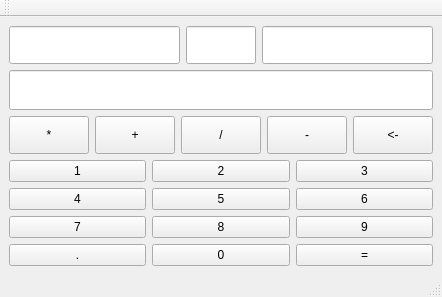
<?xml version="1.0" encoding="UTF-8"?>
<ui version="4.0">
 <class>MainWindow</class>
 <widget class="QMainWindow" name="MainWindow">
  <property name="geometry">
   <rect>
    <x>0</x>
    <y>0</y>
    <width>421</width>
    <height>297</height>
   </rect>
  </property>
  <property name="cursor">
   <cursorShape>ArrowCursor</cursorShape>
  </property>
  <property name="contextMenuPolicy">
   <enum>Qt::DefaultContextMenu</enum>
  </property>
  <property name="windowTitle">
   <string>MainWindow</string>
  </property>
  <widget class="QWidget" name="centralwidget">
   <layout class="QGridLayout" name="gridLayout_2">
    <item row="0" column="0">
     <layout class="QVBoxLayout" name="verticalLayout">
      <item>
       <layout class="QHBoxLayout" name="horizontalLayout_2">
        <property name="sizeConstraint">
         <enum>QLayout::SetDefaultConstraint</enum>
        </property>
        <item>
         <widget class="QLineEdit" name="num1">
          <property name="sizePolicy">
           <sizepolicy hsizetype="Expanding" vsizetype="MinimumExpanding">
            <horstretch>0</horstretch>
            <verstretch>0</verstretch>
           </sizepolicy>
          </property>
          <property name="minimumSize">
           <size>
            <width>0</width>
            <height>30</height>
           </size>
          </property>
          <property name="maximumSize">
           <size>
            <width>16777215</width>
            <height>100</height>
           </size>
          </property>
          <property name="readOnly">
           <bool>true</bool>
          </property>
         </widget>
        </item>
        <item>
         <widget class="QLineEdit" name="lineEdit">
          <property name="sizePolicy">
           <sizepolicy hsizetype="Expanding" vsizetype="Fixed">
            <horstretch>0</horstretch>
            <verstretch>0</verstretch>
           </sizepolicy>
          </property>
          <property name="minimumSize">
           <size>
            <width>55</width>
            <height>30</height>
           </size>
          </property>
          <property name="maximumSize">
           <size>
            <width>70</width>
            <height>100</height>
           </size>
          </property>
         </widget>
        </item>
        <item>
         <widget class="QLineEdit" name="num2">
          <property name="sizePolicy">
           <sizepolicy hsizetype="Expanding" vsizetype="MinimumExpanding">
            <horstretch>0</horstretch>
            <verstretch>0</verstretch>
           </sizepolicy>
          </property>
          <property name="minimumSize">
           <size>
            <width>0</width>
            <height>30</height>
           </size>
          </property>
          <property name="maximumSize">
           <size>
            <width>16777215</width>
            <height>100</height>
           </size>
          </property>
          <property name="layoutDirection">
           <enum>Qt::LeftToRight</enum>
          </property>
          <property name="autoFillBackground">
           <bool>false</bool>
          </property>
          <property name="readOnly">
           <bool>true</bool>
          </property>
         </widget>
        </item>
       </layout>
      </item>
      <item>
       <widget class="QLineEdit" name="lineEdit_3">
        <property name="sizePolicy">
         <sizepolicy hsizetype="Expanding" vsizetype="Expanding">
          <horstretch>0</horstretch>
          <verstretch>0</verstretch>
         </sizepolicy>
        </property>
        <property name="minimumSize">
         <size>
          <width>0</width>
          <height>40</height>
         </size>
        </property>
        <property name="maximumSize">
         <size>
          <width>16777215</width>
          <height>55</height>
         </size>
        </property>
       </widget>
      </item>
      <item>
       <layout class="QHBoxLayout" name="horizontalLayout_3">
        <item>
         <widget class="QPushButton" name="multiplication">
          <property name="sizePolicy">
           <sizepolicy hsizetype="Minimum" vsizetype="Expanding">
            <horstretch>0</horstretch>
            <verstretch>0</verstretch>
           </sizepolicy>
          </property>
          <property name="minimumSize">
           <size>
            <width>0</width>
            <height>20</height>
           </size>
          </property>
          <property name="maximumSize">
           <size>
            <width>16777215</width>
            <height>80</height>
           </size>
          </property>
          <property name="text">
           <string>*</string>
          </property>
         </widget>
        </item>
        <item>
         <widget class="QPushButton" name="addition">
          <property name="sizePolicy">
           <sizepolicy hsizetype="Minimum" vsizetype="Expanding">
            <horstretch>0</horstretch>
            <verstretch>0</verstretch>
           </sizepolicy>
          </property>
          <property name="minimumSize">
           <size>
            <width>0</width>
            <height>20</height>
           </size>
          </property>
          <property name="maximumSize">
           <size>
            <width>16777215</width>
            <height>80</height>
           </size>
          </property>
          <property name="text">
           <string>+</string>
          </property>
         </widget>
        </item>
        <item>
         <widget class="QPushButton" name="division">
          <property name="sizePolicy">
           <sizepolicy hsizetype="Minimum" vsizetype="Expanding">
            <horstretch>0</horstretch>
            <verstretch>0</verstretch>
           </sizepolicy>
          </property>
          <property name="minimumSize">
           <size>
            <width>0</width>
            <height>20</height>
           </size>
          </property>
          <property name="maximumSize">
           <size>
            <width>16777215</width>
            <height>80</height>
           </size>
          </property>
          <property name="text">
           <string>/</string>
          </property>
         </widget>
        </item>
        <item>
         <widget class="QPushButton" name="difference">
          <property name="sizePolicy">
           <sizepolicy hsizetype="Minimum" vsizetype="Minimum">
            <horstretch>0</horstretch>
            <verstretch>0</verstretch>
           </sizepolicy>
          </property>
          <property name="minimumSize">
           <size>
            <width>0</width>
            <height>20</height>
           </size>
          </property>
          <property name="maximumSize">
           <size>
            <width>16777215</width>
            <height>80</height>
           </size>
          </property>
          <property name="text">
           <string>-</string>
          </property>
         </widget>
        </item>
        <item>
         <widget class="QPushButton" name="erasing">
          <property name="sizePolicy">
           <sizepolicy hsizetype="Minimum" vsizetype="Expanding">
            <horstretch>0</horstretch>
            <verstretch>0</verstretch>
           </sizepolicy>
          </property>
          <property name="minimumSize">
           <size>
            <width>0</width>
            <height>20</height>
           </size>
          </property>
          <property name="maximumSize">
           <size>
            <width>16777215</width>
            <height>80</height>
           </size>
          </property>
          <property name="text">
           <string>&lt;-</string>
          </property>
          <property name="icon">
           <iconset theme="accessories-text-editor">
            <normaloff>.</normaloff>.</iconset>
          </property>
         </widget>
        </item>
       </layout>
      </item>
      <item>
       <layout class="QGridLayout" name="gridLayout">
        <item row="0" column="2">
         <widget class="QPushButton" name="three">
          <property name="sizePolicy">
           <sizepolicy hsizetype="Expanding" vsizetype="Expanding">
            <horstretch>0</horstretch>
            <verstretch>0</verstretch>
           </sizepolicy>
          </property>
          <property name="text">
           <string>3</string>
          </property>
         </widget>
        </item>
        <item row="0" column="1">
         <widget class="QPushButton" name="two">
          <property name="sizePolicy">
           <sizepolicy hsizetype="Expanding" vsizetype="Expanding">
            <horstretch>0</horstretch>
            <verstretch>0</verstretch>
           </sizepolicy>
          </property>
          <property name="text">
           <string>2</string>
          </property>
         </widget>
        </item>
        <item row="2" column="0">
         <widget class="QPushButton" name="seven">
          <property name="sizePolicy">
           <sizepolicy hsizetype="Expanding" vsizetype="Expanding">
            <horstretch>0</horstretch>
            <verstretch>0</verstretch>
           </sizepolicy>
          </property>
          <property name="text">
           <string>7</string>
          </property>
         </widget>
        </item>
        <item row="1" column="0">
         <widget class="QPushButton" name="four">
          <property name="sizePolicy">
           <sizepolicy hsizetype="Expanding" vsizetype="Expanding">
            <horstretch>0</horstretch>
            <verstretch>0</verstretch>
           </sizepolicy>
          </property>
          <property name="text">
           <string>4</string>
          </property>
         </widget>
        </item>
        <item row="0" column="0">
         <widget class="QPushButton" name="one">
          <property name="sizePolicy">
           <sizepolicy hsizetype="Expanding" vsizetype="Expanding">
            <horstretch>0</horstretch>
            <verstretch>0</verstretch>
           </sizepolicy>
          </property>
          <property name="text">
           <string>1</string>
          </property>
         </widget>
        </item>
        <item row="3" column="0">
         <widget class="QPushButton" name="point">
          <property name="sizePolicy">
           <sizepolicy hsizetype="Expanding" vsizetype="Expanding">
            <horstretch>0</horstretch>
            <verstretch>0</verstretch>
           </sizepolicy>
          </property>
          <property name="text">
           <string>.</string>
          </property>
         </widget>
        </item>
        <item row="1" column="1">
         <widget class="QPushButton" name="five">
          <property name="sizePolicy">
           <sizepolicy hsizetype="Expanding" vsizetype="Expanding">
            <horstretch>0</horstretch>
            <verstretch>0</verstretch>
           </sizepolicy>
          </property>
          <property name="text">
           <string>5</string>
          </property>
         </widget>
        </item>
        <item row="1" column="2">
         <widget class="QPushButton" name="six">
          <property name="sizePolicy">
           <sizepolicy hsizetype="Expanding" vsizetype="Expanding">
            <horstretch>0</horstretch>
            <verstretch>0</verstretch>
           </sizepolicy>
          </property>
          <property name="text">
           <string>6</string>
          </property>
         </widget>
        </item>
        <item row="2" column="1">
         <widget class="QPushButton" name="eight">
          <property name="sizePolicy">
           <sizepolicy hsizetype="Expanding" vsizetype="Expanding">
            <horstretch>0</horstretch>
            <verstretch>0</verstretch>
           </sizepolicy>
          </property>
          <property name="text">
           <string>8</string>
          </property>
         </widget>
        </item>
        <item row="2" column="2">
         <widget class="QPushButton" name="nine">
          <property name="sizePolicy">
           <sizepolicy hsizetype="Expanding" vsizetype="Expanding">
            <horstretch>0</horstretch>
            <verstretch>0</verstretch>
           </sizepolicy>
          </property>
          <property name="text">
           <string>9</string>
          </property>
         </widget>
        </item>
        <item row="3" column="1">
         <widget class="QPushButton" name="zero">
          <property name="sizePolicy">
           <sizepolicy hsizetype="Expanding" vsizetype="Expanding">
            <horstretch>0</horstretch>
            <verstretch>0</verstretch>
           </sizepolicy>
          </property>
          <property name="text">
           <string>0</string>
          </property>
         </widget>
        </item>
        <item row="3" column="2">
         <widget class="QPushButton" name="equal">
          <property name="sizePolicy">
           <sizepolicy hsizetype="Expanding" vsizetype="Expanding">
            <horstretch>0</horstretch>
            <verstretch>0</verstretch>
           </sizepolicy>
          </property>
          <property name="text">
           <string>=</string>
          </property>
         </widget>
        </item>
       </layout>
      </item>
     </layout>
    </item>
   </layout>
  </widget>
  <widget class="QMenuBar" name="menubar">
   <property name="geometry">
    <rect>
     <x>0</x>
     <y>0</y>
     <width>421</width>
     <height>21</height>
    </rect>
   </property>
  </widget>
  <widget class="QStatusBar" name="statusbar"/>
  <widget class="QToolBar" name="toolBar">
   <property name="windowTitle">
    <string>toolBar</string>
   </property>
   <attribute name="toolBarArea">
    <enum>TopToolBarArea</enum>
   </attribute>
   <attribute name="toolBarBreak">
    <bool>false</bool>
   </attribute>
  </widget>
 </widget>
 <resources/>
 <connections>
  <connection>
   <sender>multiplication</sender>
   <signal>clicked()</signal>
   <receiver>MainWindow</receiver>
   <slot>addMultiple()</slot>
   <hints>
    <hint type="sourcelabel">
     <x>54</x>
     <y>282</y>
    </hint>
    <hint type="destinationlabel">
     <x>205</x>
     <y>472</y>
    </hint>
   </hints>
  </connection>
  <connection>
   <sender>addition</sender>
   <signal>clicked()</signal>
   <receiver>MainWindow</receiver>
   <slot>addAdd()</slot>
   <hints>
    <hint type="sourcelabel">
     <x>166</x>
     <y>310</y>
    </hint>
    <hint type="destinationlabel">
     <x>296</x>
     <y>472</y>
    </hint>
   </hints>
  </connection>
  <connection>
   <sender>division</sender>
   <signal>clicked()</signal>
   <receiver>MainWindow</receiver>
   <slot>addDiv()</slot>
   <hints>
    <hint type="sourcelabel">
     <x>247</x>
     <y>310</y>
    </hint>
    <hint type="destinationlabel">
     <x>142</x>
     <y>472</y>
    </hint>
   </hints>
  </connection>
  <connection>
   <sender>difference</sender>
   <signal>clicked()</signal>
   <receiver>MainWindow</receiver>
   <slot>addDiff()</slot>
   <hints>
    <hint type="sourcelabel">
     <x>328</x>
     <y>310</y>
    </hint>
    <hint type="destinationlabel">
     <x>85</x>
     <y>472</y>
    </hint>
   </hints>
  </connection>
  <connection>
   <sender>erasing</sender>
   <signal>clicked()</signal>
   <receiver>MainWindow</receiver>
   <slot>eraseLastNum()</slot>
   <hints>
    <hint type="sourcelabel">
     <x>409</x>
     <y>310</y>
    </hint>
    <hint type="destinationlabel">
     <x>420</x>
     <y>472</y>
    </hint>
   </hints>
  </connection>
  <connection>
   <sender>one</sender>
   <signal>clicked()</signal>
   <receiver>MainWindow</receiver>
   <slot>add1()</slot>
   <hints>
    <hint type="sourcelabel">
     <x>99</x>
     <y>354</y>
    </hint>
    <hint type="destinationlabel">
     <x>136</x>
     <y>145</y>
    </hint>
   </hints>
  </connection>
  <connection>
   <sender>two</sender>
   <signal>clicked()</signal>
   <receiver>MainWindow</receiver>
   <slot>add2()</slot>
   <hints>
    <hint type="sourcelabel">
     <x>274</x>
     <y>354</y>
    </hint>
    <hint type="destinationlabel">
     <x>269</x>
     <y>143</y>
    </hint>
   </hints>
  </connection>
  <connection>
   <sender>three</sender>
   <signal>clicked()</signal>
   <receiver>MainWindow</receiver>
   <slot>add3()</slot>
   <hints>
    <hint type="sourcelabel">
     <x>409</x>
     <y>354</y>
    </hint>
    <hint type="destinationlabel">
     <x>397</x>
     <y>145</y>
    </hint>
   </hints>
  </connection>
  <connection>
   <sender>zero</sender>
   <signal>clicked()</signal>
   <receiver>MainWindow</receiver>
   <slot>add0()</slot>
   <hints>
    <hint type="sourcelabel">
     <x>274</x>
     <y>441</y>
    </hint>
    <hint type="destinationlabel">
     <x>420</x>
     <y>50</y>
    </hint>
   </hints>
  </connection>
  <connection>
   <sender>four</sender>
   <signal>clicked()</signal>
   <receiver>MainWindow</receiver>
   <slot>add4()</slot>
   <hints>
    <hint type="sourcelabel">
     <x>119</x>
     <y>383</y>
    </hint>
    <hint type="destinationlabel">
     <x>188</x>
     <y>39</y>
    </hint>
   </hints>
  </connection>
  <connection>
   <sender>five</sender>
   <signal>clicked()</signal>
   <receiver>MainWindow</receiver>
   <slot>add5()</slot>
   <hints>
    <hint type="sourcelabel">
     <x>274</x>
     <y>383</y>
    </hint>
    <hint type="destinationlabel">
     <x>408</x>
     <y>472</y>
    </hint>
   </hints>
  </connection>
  <connection>
   <sender>six</sender>
   <signal>clicked()</signal>
   <receiver>MainWindow</receiver>
   <slot>add6()</slot>
   <hints>
    <hint type="sourcelabel">
     <x>409</x>
     <y>383</y>
    </hint>
    <hint type="destinationlabel">
     <x>420</x>
     <y>472</y>
    </hint>
   </hints>
  </connection>
  <connection>
   <sender>seven</sender>
   <signal>clicked()</signal>
   <receiver>MainWindow</receiver>
   <slot>add7()</slot>
   <hints>
    <hint type="sourcelabel">
     <x>127</x>
     <y>412</y>
    </hint>
    <hint type="destinationlabel">
     <x>420</x>
     <y>472</y>
    </hint>
   </hints>
  </connection>
  <connection>
   <sender>eight</sender>
   <signal>clicked()</signal>
   <receiver>MainWindow</receiver>
   <slot>add8()</slot>
   <hints>
    <hint type="sourcelabel">
     <x>274</x>
     <y>412</y>
    </hint>
    <hint type="destinationlabel">
     <x>420</x>
     <y>472</y>
    </hint>
   </hints>
  </connection>
  <connection>
   <sender>nine</sender>
   <signal>clicked()</signal>
   <receiver>MainWindow</receiver>
   <slot>add9()</slot>
   <hints>
    <hint type="sourcelabel">
     <x>409</x>
     <y>412</y>
    </hint>
    <hint type="destinationlabel">
     <x>420</x>
     <y>386</y>
    </hint>
   </hints>
  </connection>
  <connection>
   <sender>equal</sender>
   <signal>clicked()</signal>
   <receiver>MainWindow</receiver>
   <slot>Calculion()</slot>
   <hints>
    <hint type="sourcelabel">
     <x>409</x>
     <y>441</y>
    </hint>
    <hint type="destinationlabel">
     <x>420</x>
     <y>338</y>
    </hint>
   </hints>
  </connection>
  <connection>
   <sender>point</sender>
   <signal>clicked()</signal>
   <receiver>MainWindow</receiver>
   <slot>addPoint()</slot>
   <hints>
    <hint type="sourcelabel">
     <x>120</x>
     <y>441</y>
    </hint>
    <hint type="destinationlabel">
     <x>3</x>
     <y>207</y>
    </hint>
   </hints>
  </connection>
 </connections>
 <slots>
  <slot>add0()</slot>
  <slot>add1()</slot>
  <slot>add2()</slot>
  <slot>add3()</slot>
  <slot>add4()</slot>
  <slot>add5()</slot>
  <slot>add6()</slot>
  <slot>add7()</slot>
  <slot>add8()</slot>
  <slot>add9()</slot>
  <slot>addMultiple()</slot>
  <slot>addDiff()</slot>
  <slot>addDiv()</slot>
  <slot>addAdd()</slot>
  <slot>Calculion()</slot>
  <slot>addPoint()</slot>
  <slot>eraseLastNum()</slot>
 </slots>
</ui>
